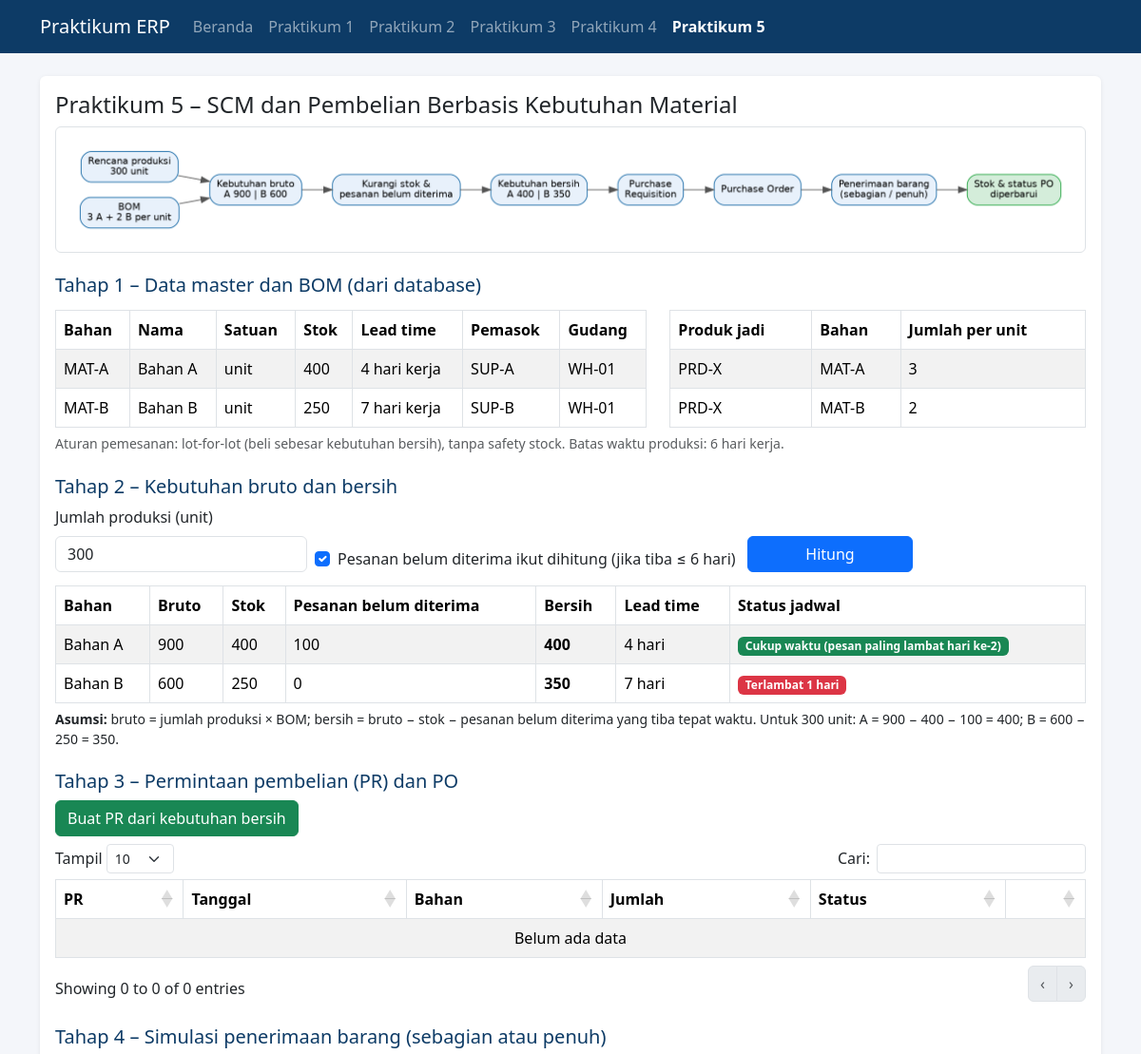
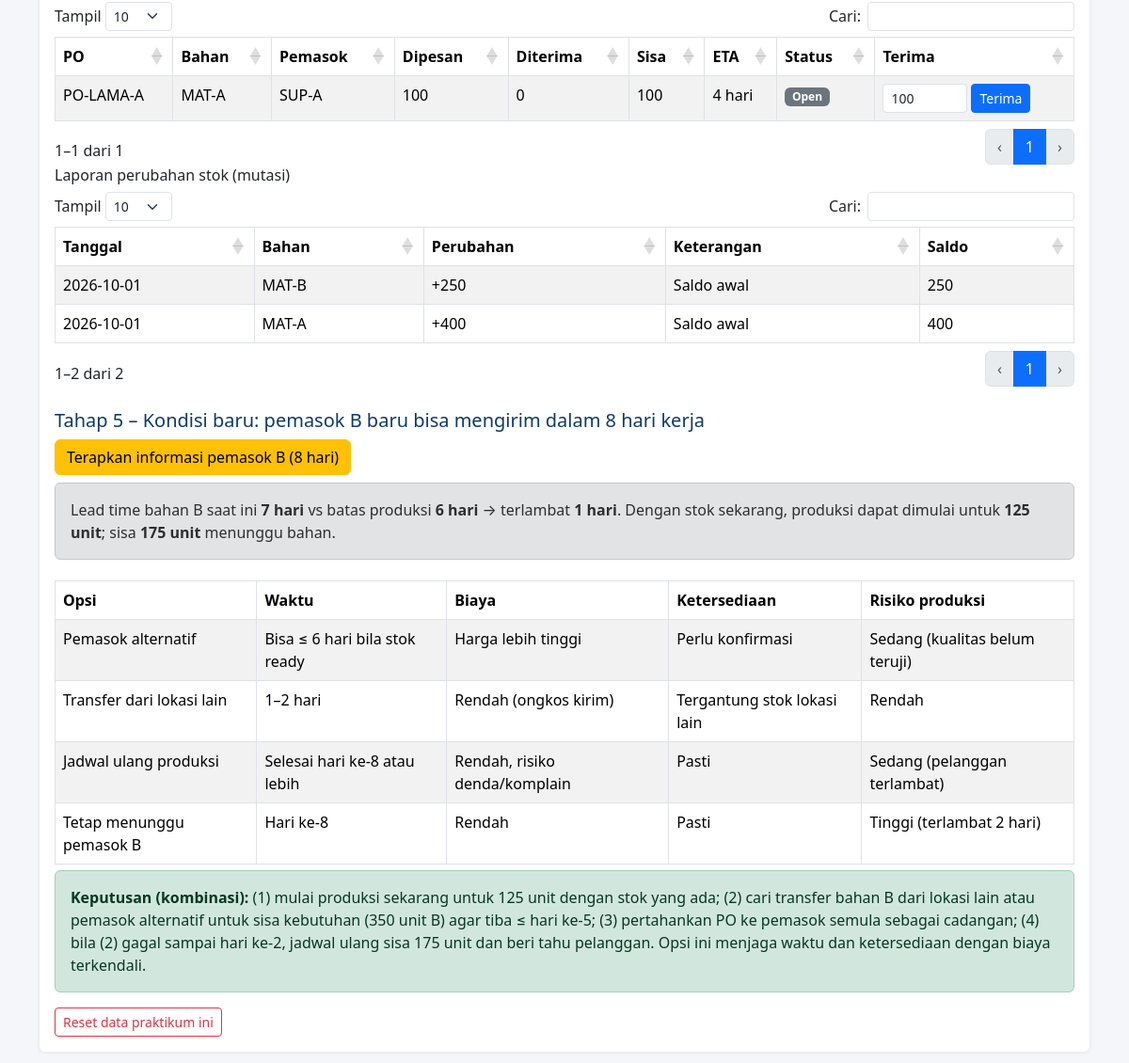
The app's page /praktikum-erp/p5.php with its own data (2 pictures, top to bottom).
### tables this page shows
CREATE TABLE `bahan` (
  `kode` varchar(30) NOT NULL,
  `nama` varchar(255) DEFAULT NULL,
  `satuan` varchar(255) DEFAULT NULL,
  `stok` int DEFAULT NULL,
  `lead_time` int DEFAULT NULL,
  `pemasok` varchar(255) DEFAULT NULL,
  `gudang` varchar(255) DEFAULT NULL
);

CREATE TABLE `bom` (
  `produk` varchar(255) DEFAULT NULL,
  `bahan` varchar(255) DEFAULT NULL,
  `qty` int DEFAULT NULL
);

CREATE TABLE `po` (
  `id` int NOT NULL,
  `kode` varchar(255) DEFAULT NULL,
  `pr_id` int DEFAULT NULL,
  `bahan` varchar(255) DEFAULT NULL,
  `pemasok` varchar(255) DEFAULT NULL,
  `qty` int DEFAULT NULL,
  `diterima` int DEFAULT NULL,
  `eta_hari` int DEFAULT NULL,
  `status` varchar(255) DEFAULT NULL
);

CREATE TABLE `mutasi_stok` (
  `id` int NOT NULL,
  `tanggal` varchar(255) DEFAULT NULL,
  `bahan` varchar(255) DEFAULT NULL,
  `qty` int DEFAULT NULL,
  `keterangan` varchar(255) DEFAULT NULL,
  `saldo` int DEFAULT NULL
);

### praktikum-erp/config.php (called while the page is built, shortened)
<?php
function db(): PDO {
    static $pdo = null;
    if ($pdo) return $pdo;
    $opt = [PDO::ATTR_ERRMODE => PDO::ERRMODE_EXCEPTION, PDO::ATTR_DEFAULT_FETCH_MODE => PDO::FETCH_ASSOC, PDO::ATTR_EMULATE_PREPARES => false];
    try {
        $pdo = new PDO('mysql:host=' . DB_HOST . ';dbname=' . DB_NAME . ';charset=utf8mb4', DB_USER, DB_PASS, $opt);
    } catch (PDOException $e) {
        die('<h3>Tidak dapat terhubung ke MySQL</h3><p>Pastikan MySQL di Laragon sudah <b>Start</b> dan user/password di config.php benar.</p><pre>' . htmlspecialchars($e->getMessage()) . '</pre>');
    }
    if (!$pdo->query("SHOW TABLES LIKE 'jurnal'")->fetch()) {
        try { seed_master($pdo); seed_p1($pdo); seed_p2($pdo); seed_p3($pdo); seed_p4($pdo); seed_p5($pdo); }
        catch (Throwable $e) { $pdo = null; throw $e; }
    }
    return $pdo;
}
function q($sql, $p = []) { $s = db()->prepare($sql); $s->execute($p); return $s; }
function rows($sql, $p = []) { return q($sql, $p)->fetchAll(); }
function val($sql, $p = []) { return q($sql, $p)->fetchColumn(); }

### praktikum-erp/layout.php (the view, shortened to what this page needs)
<?php
require_once __DIR__ . '/config.php';
function head(string $judul, string $aktif = '') {
    $nav = ['index.php' => 'Beranda', 'p1.php' => 'Praktikum 1', 'p2.php' => 'Praktikum 2', 'p3.php' => 'Praktikum 3', 'p4.php' => 'Praktikum 4', 'p5.php' => 'Praktikum 5'];
    ?><!DOCTYPE html>
<html lang="id"><head><meta charset="utf-8"><meta name="viewport" content="width=device-width, initial-scale=1">
<link href="https://cdn.jsdelivr.net/npm/bootstrap@5.3.3/dist/css/bootstrap.min.css" rel="stylesheet">
<link href="https://cdn.datatables.net/1.13.8/css/dataTables.bootstrap5.min.css" rel="stylesheet">
</head><body>
<nav class="navbar navbar-expand-lg navbar-dark" style="background:#0d3b66"><div class="container">
<a class="navbar-brand" href="index.php">Praktikum ERP</a>
<div class="collapse navbar-collapse" id="nv"><ul class="navbar-nav">
<?php foreach ($nav as $u => $t): ?><li class="nav-item"><a class="nav-link <?= $aktif === $u ? 'active fw-bold' : '' ?>" href="<?= $u ?>"><?= $t ?></a></li><?php endforeach; ?>
</ul></div></div></nav>
<div class="container py-4">
<?php }
function foot() { ?>
</div>
</body></html>
<?php }
function tabel(array $kolom, array $baris, string $kelas = 'dt', string $id = '') {
    echo '<div class="table-responsive"><table ' . ($id ? 'id="' . $id . '" ' : '') . 'class="table table-striped table-bordered ' . $kelas . '" style="width:100%"><thead><tr>';
    foreach ($kolom as $k) echo '<th>' . $k . '</th>';
    echo '</tr></thead><tbody>';
    foreach ($baris as $r) { echo '<tr>'; foreach ($r as $c) echo '<td>' . $c . '</td>'; echo '</tr>'; }
    echo '</tbody></table></div>';
}

### praktikum-erp/p5.php (shortened to what this page needs)
<?php
require_once __DIR__ . '/layout.php';
function mrp(int $qty, bool $pakaiPO): array {
    $r = [];
    foreach (rows("SELECT b.bahan, b.qty AS per, h.nama, h.stok, h.lead_time FROM bom b JOIN bahan h ON h.kode=b.bahan WHERE b.produk='PRD-X' ORDER BY b.bahan") as $x) {
        $po = $pakaiPO ? (int)val("SELECT COALESCE(SUM(qty-diterima),0) FROM po WHERE bahan=? AND status!='Closed' AND eta_hari<=?", [$x['bahan'], HORIZON]) : 0;
        $bruto = $x['per'] * $qty;
        $r[] = $x + ['bruto' => $bruto, 'po' => $po, 'neto' => max(0, $bruto - $x['stok'] - $po)];
    }
    return $r;
}
$qty = max(1, (int)($_GET['q'] ?? $_POST['q'] ?? 300));
$pakaiPO = isset($_GET['hitung']) ? !empty($_GET['oo']) : (isset($_POST['q']) ? !empty($_POST['oo']) : true);
$m = mrp($qty, $pakaiPO);
head('Praktikum 5', 'p5.php'); ?>
<div class="card"><div class="card-body">
<h2 class="h4">Praktikum 5 – SCM dan Pembelian Berbasis Kebutuhan Material</h2>
<img class="diagram" src="assets/img/p5_alur.png" alt="Alur kebutuhan material">
<h5>Tahap 1 – Data master dan BOM (dari database)</h5>
<div class="row"><div class="col-lg-7"><?php tabel(['Bahan', 'Nama', 'Satuan', 'Stok', 'Lead time', 'Pemasok', 'Gudang'], array_map(fn($x) => [h($x['kode']), h($x['nama']), h($x['satuan']), $x['stok'], $x['lead_time'] . ' hari kerja', h($x['pemasok']), h($x['gudang'])], rows("SELECT * FROM bahan"))); ?></div>
<div class="col-lg-5"><?php tabel(['Produk jadi', 'Bahan', 'Jumlah per unit'], array_map(fn($x) => [h($x['produk']), h($x['bahan']), $x['qty']], rows("SELECT * FROM bom"))); ?></div></div>
<p class="small text-muted">Aturan pemesanan: lot-for-lot (beli sebesar kebutuhan bersih), tanpa safety stock. Batas waktu produksi: <?= HORIZON ?> hari kerja.</p>
<h5>Tahap 2 – Kebutuhan bruto dan bersih</h5>
<form method="get" class="row g-2 mb-2"><input type="hidden" name="hitung" value="1">
<div class="col-md-3"><label class="form-label">Jumlah produksi (unit)</label><input type="number" name="q" min="1" value="<?= $qty ?>" class="form-control"></div>
<div class="col-md-5 d-flex align-items-end"><div class="form-check"><input class="form-check-input" type="checkbox" name="oo" value="1" id="oo" <?= $pakaiPO ? 'checked' : '' ?>><label class="form-check-label" for="oo">Pesanan belum diterima ikut dihitung (jika tiba ≤ <?= HORIZON ?> hari)</label></div></div>
<div class="col-md-2 d-flex align-items-end"><button class="btn btn-primary w-100">Hitung</button></div></form>
<p class="small"><b>Asumsi:</b> bruto = jumlah produksi × BOM; bersih = bruto − stok − pesanan belum diterima yang tiba tepat waktu. Untuk 300 unit: A = 900 − 400 − 100 = 400; B = 600 − 250 = 350.</p>
<h5>Tahap 3 – Permintaan pembelian (PR) dan PO</h5>
<form method="post" class="mb-2"><button class="btn btn-success">Buat PR dari kebutuhan bersih</button></form>
<?php tabel(['PR', 'Tanggal', 'Bahan', 'Jumlah', 'Status', ''], array_map(fn($x) => ['PR-' . str_pad($x['id'], 3, '0', STR_PAD_LEFT), h($x['tanggal']), h($x['bahan']), $x['qty'], h($x['status']),
 $x['status'] === 'Diajukan' ? '<form method="post"><input type="hidden" name="aksi" value="po"><input type="hidden" name="id" value="' . $x['id'] . '"><input type="hidden" name="q" value="' . $qty . '">' . ($pakaiPO ? '<input type="hidden" name="oo" value="1">' : '') . '<button class="btn btn-sm btn-primary">Buat PO</button></form>' : '-'], rows("SELECT * FROM pr ORDER BY id DESC")), 'dtf', 'tpr'); ?>
<h5>Tahap 4 – Simulasi penerimaan barang (sebagian atau penuh)</h5>
<h6>Laporan perubahan stok (mutasi)</h6>
<h5>Tahap 5 – Kondisi baru: pemasok B baru bisa mengirim dalam 8 hari kerja</h5>
<form method="post" class="mb-2"><button class="btn btn-warning">Terapkan informasi pemasok B (8 hari)</button></form>
<?php
$ltB = (int)val("SELECT lead_time FROM bahan WHERE kode='MAT-B'");
$bisa = PHP_INT_MAX; foreach (rows("SELECT b.qty per, h.stok FROM bom b JOIN bahan h ON h.kode=b.bahan WHERE b.produk='PRD-X'") as $x) $bisa = min($bisa, intdiv($x['stok'], $x['per']));
$mb = array_values(array_filter($m, fn($x) => $x['bahan'] === 'MAT-B'))[0] ?? null; ?>
<div class="alert alert-secondary">Lead time bahan B saat ini <b><?= $ltB ?> hari</b> vs batas produksi <b><?= HORIZON ?> hari</b> → terlambat <b><?= max(0, $ltB - HORIZON) ?> hari</b>.
Dengan stok sekarang, produksi dapat dimulai untuk <b><?= $bisa ?> unit</b>; sisa <b><?= max(0, $qty - $bisa) ?> unit</b> menunggu bahan.</div>
<div class="alert alert-success"><b>Keputusan (kombinasi):</b> (1) mulai produksi sekarang untuk <?= $bisa ?> unit dengan stok yang ada; (2) cari transfer bahan B dari lokasi lain atau pemasok alternatif untuk sisa kebutuhan (<?= $mb ? $mb['neto'] : 350 ?> unit B) agar tiba ≤ hari ke-5; (3) pertahankan PO ke pemasok semula sebagai cadangan; (4) bila (2) gagal sampai hari ke-2, jadwal ulang sisa <?= max(0, $qty - $bisa) ?> unit dan beri tahu pelanggan. Opsi ini menjaga waktu dan ketersediaan dengan biaya terkendali.</div>
<a class="btn btn-outline-danger btn-sm" href="reset.php?p=5">Reset data praktikum ini</a>
</div></div>
<?php foot();

### praktikum-erp/layout.php (style rules this page uses)
body { background:#f4f6fa }
.card { border:0;box-shadow:0 1px 4px rgba(0,0,0,.08) }
h5 { color:#0d3b66;margin-top:1.4rem }
.diagram { max-width:100%;height:auto;border:1px solid #dee2e6;border-radius:6px;background:#fff;padding:6px }

### records on screen
bahan: kode "MAT-A", nama "Bahan A", satuan "unit", stok "400", c "4 hari kerja", pemasok "SUP-A", gudang "WH-01"
bahan: kode "MAT-B", nama "Bahan B", satuan "unit", stok "250", c "7 hari kerja", pemasok "SUP-B", gudang "WH-01", lead_time "7", max(0,$ltB-HORIZON) "1"
bom: produk "PRD-X", bahan "MAT-A", qty "3"
bom: produk "PRD-X", bahan "MAT-B", qty "2"
po: kode "PO-LAMA-A", bahan "MAT-A", pemasok "SUP-A", qty "100", diterima "0", c "4 hari", c "Open"
mutasi_stok: tanggal "2026-10-01", bahan "MAT-B", c "+250", keterangan "Saldo awal", c "250"
mutasi_stok: tanggal "2026-10-01", bahan "MAT-A", c "+400", keterangan "Saldo awal", c "400"

### other values on screen
$t "Beranda"
$t "Praktikum 1"
$t "Praktikum 2"
$t "Praktikum 3"
$t "Praktikum 4"
$t "Praktikum 5"
$k "Bahan"
$k "Nama"
$k "Satuan"
$k "Stok"
$k "Lead time"
$k "Pemasok"
$k "Gudang"
$k "Produk jadi"
$k "Jumlah per unit"
